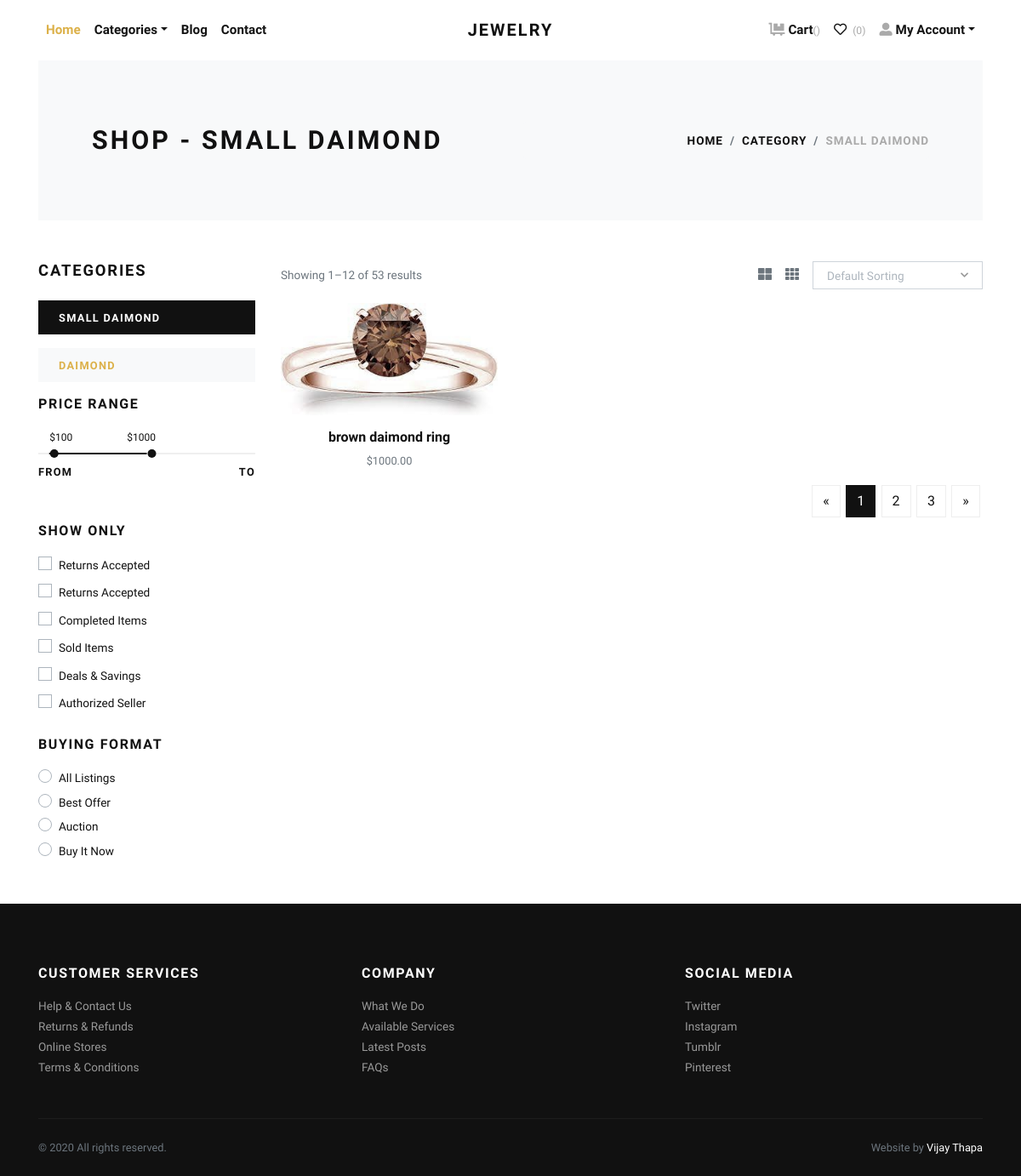
Page /small-daimond/ (signed in) on the committed database.
### japp/models.py (models this page shows, shortened)
class Category(models.Model):
    title = models.CharField(max_length=50, verbose_name="Category Title")
    slug = models.SlugField(max_length=55, verbose_name="Category Slug")
    description = models.TextField(blank=True, verbose_name="Category Description")
    category_image = models.ImageField(upload_to='category', blank=True, null=True, verbose_name="Category Image")
    is_active = models.BooleanField(verbose_name="Is Active?")
    is_featured = models.BooleanField(verbose_name="Is Featured?")
    created_at = models.DateTimeField(auto_now_add=True, verbose_name="Created Date")
    updated_at = models.DateTimeField(auto_now=True, verbose_name="Updated Date")
    class Meta:
        verbose_name_plural = 'Categories'
        ordering = ('-created_at', )

class Product(models.Model):
    title = models.CharField(max_length=150, verbose_name="Product Title")
    slug = models.SlugField(max_length=160, verbose_name="Product Slug")
    sku = models.CharField(max_length=255, unique=True, verbose_name="Unique Product ID (SKU)")
    short_description = models.TextField(verbose_name="Short Description")
    detail_description = models.TextField(blank=True, null=True, verbose_name="Detail Description")
    product_image = models.ImageField(upload_to='product', blank=True, null=True, verbose_name="Product Image")
    price = models.DecimalField(max_digits=8, decimal_places=2)
    category = models.ForeignKey(Category, verbose_name="Product Categoy", on_delete=models.CASCADE)
    is_active = models.BooleanField(verbose_name="Is Active?")
    is_featured = models.BooleanField(verbose_name="Is Featured?")
    created_at = models.DateTimeField(auto_now_add=True, verbose_name="Created Date")
    updated_at = models.DateTimeField(auto_now=True, verbose_name="Updated Date")
    class Meta:
        verbose_name_plural = 'Products'
        ordering = ('-created_at', )

### japp/views.py (the view)
# urls.py: path('<slug:slug>/', views.category_products, name="category-products"),
def category_products(request, slug):
    category = get_object_or_404(Category, slug=slug)
    products = Product.objects.filter(is_active=True, category=category)
    categories = Category.objects.filter(is_active=True)
    context = {
        'category': category,
        'products': products,
        'categories': categories,
    }
    return render(request, 'store/category_products.html', context)

### japp/templates/store/category_products.html (shortened to what this page needs)
{% extends 'base.html' %}
{% load static %}
    {% block content %}
      <div class="container">
        <section class="py-5 bg-light">
          <div class="container">
            <div class="row px-4 px-lg-5 py-lg-4 align-items-center">
              <div class="col-lg-6">
                <h1 class="h2 text-uppercase mb-0">Shop - {{category.title}}</h1>
              </div>
              <div class="col-lg-6 text-lg-right">
                <nav aria-label="breadcrumb">
                  <ol class="breadcrumb justify-content-lg-end mb-0 px-0">
                    <li class="breadcrumb-item"><a href="{% url 'japp:home' %}">Home</a></li>
                    <li class="breadcrumb-item"><a href="{% url 'japp:all-categories' %}">Category</a></li>
                    <li class="breadcrumb-item active" aria-current="page">{{category.title}}</li>
                  </ol>
                </nav>
              </div>
            </div>
          </div>
        </section>
        <section class="py-5">
          <div class="container p-0">
            <div class="row">
              <div class="col-lg-3 order-2 order-lg-1">
                <h5 class="text-uppercase mb-4">Categories</h5>
                {% if categories %}
                  {% for cat in categories %}
                    <a href="{% url 'japp:category-products' cat.slug %}">
                      <div class="py-2 px-4 {% if category == cat %}bg-dark text-white {% else %}bg-light{% endif %} mb-3">
                        <strong class="small text-uppercase font-weight-bold">{{cat.title}}</strong>
                      </div>
                    </a>
                  {% endfor %}
                {% endif %}
                <h6 class="text-uppercase mb-4">Price range</h6>
                <div class="price-range pt-4 mb-5">
                  <div id="range"></div>
                  <div class="row pt-2">
                    <div class="col-6"><strong class="small font-weight-bold text-uppercase">From</strong></div>
                    <div class="col-6 text-right"><strong class="small font-weight-bold text-uppercase">To</strong></div>
                  </div>
                </div>
                <h6 class="text-uppercase mb-3">Show only</h6>
                <div class="custom-control custom-checkbox mb-1">
                  <label class="custom-control-label text-small" for="customCheck1">Returns Accepted</label>
                </div>
                <div class="custom-control custom-checkbox mb-1">
                  <label class="custom-control-label text-small" for="customCheck2">Returns Accepted</label>
                </div>
                <div class="custom-control custom-checkbox mb-1">
                  <label class="custom-control-label text-small" for="customCheck3">Completed Items</label>
                </div>
                <div class="custom-control custom-checkbox mb-1">
                  <label class="custom-control-label text-small" for="customCheck4">Sold Items</label>
                </div>
                <div class="custom-control custom-checkbox mb-1">
                  <label class="custom-control-label text-small" for="customCheck5">Deals &amp; Savings</label>
                </div>
                <div class="custom-control custom-checkbox mb-4">
                  <label class="custom-control-label text-small" for="customCheck6">Authorized Seller</label>
                </div>
                <h6 class="text-uppercase mb-3">Buying format</h6>
                <div class="custom-control custom-radio">
                  <label class="custom-control-label text-small" for="customRadio1">All Listings</label>
                </div>
                <div class="custom-control custom-radio">
                  <label class="custom-control-label text-small" for="customRadio2">Best Offer</label>
                </div>
                <div class="custom-control custom-radio">
                  <label class="custom-control-label text-small" for="customRadio3">Auction</label>
                </div>
                <div class="custom-control custom-radio">
                  <label class="custom-control-label text-small" for="customRadio4">Buy It Now</label>
                </div>
              </div>
              <div class="col-lg-9 order-1 order-lg-2 mb-5 mb-lg-0">
                <div class="row mb-3 align-items-center">
                  <div class="col-lg-6 mb-2 mb-lg-0">
                    <p class="text-small text-muted mb-0">Showing 1–12 of 53 results</p>
                  </div>
                  <div class="col-lg-6">
                    <ul class="list-inline d-flex align-items-center justify-content-lg-end mb-0">
                      <li class="list-inline-item text-muted mr-3"><a class="reset-anchor p-0" href="#"><i class="fas fa-th-large"></i></a></li>
                      <li class="list-inline-item text-muted mr-3"><a class="reset-anchor p-0" href="#"><i class="fas fa-th"></i></a></li>
                      <li class="list-inline-item">
                      </li>
                    </ul>
                  </div>
                </div>
                <div class="row">
                  {% if products %}
                    {% for product in products %}
                      <div class="col-lg-4 col-sm-6">
                        <div class="product text-center">
                          <div class="mb-3 position-relative">
                            <a class="d-block" href="{% url 'japp:product-detail' product.slug %}">
                              {% if product.product_image %}
                                <img class="img-fluid w-100" src="{{product.product_image.url}}" alt="{{product.title}}">
                              {% else %}
                                <img class="img-fluid w-100" src="{% static 'img/product-1.jpg' %}" alt="{{product.title}}">
                              {% endif %}
                            </a>
                          </div>
                          <h6> <a class="reset-anchor" href="{% url 'japp:product-detail' product.slug %}">{{product.title}}</a></h6>
                          <p class="small text-muted">${{product.price}}</p>
                        </div>
                      </div>
                    {% endfor %}
                  {% endif %}
                </div>
                <nav aria-label="Page navigation example">
                  <ul class="pagination justify-content-center justify-content-lg-end">
                    <li class="page-item"><a class="page-link" href="#" aria-label="Previous"><span aria-hidden="true">«</span></a></li>
                    <li class="page-item active"><a class="page-link" href="#">1</a></li>
                    <li class="page-item"><a class="page-link" href="#">2</a></li>
                    <li class="page-item"><a class="page-link" href="#">3</a></li>
                    <li class="page-item"><a class="page-link" href="#" aria-label="Next"><span aria-hidden="true">»</span></a></li>
                  </ul>
                </nav>
              </div>
            </div>
          </div>
        </section>
      </div>
      {% endblock content %}

### static/css/style.default.css (style rules this page uses)
.text-small { font-size: 0.85rem !important; }
strong { font-weight: 700; }
.product img { -webkit-filter: grayscale(40%); filter: grayscale(40%); transition: all 0.3s; }
.text-uppercase { text-transform: uppercase; letter-spacing: 0.1em; }
.reset-anchor { color: inherit; transition: all 0.3s; }
.noUi-target { background: #efefef; border-radius: 0; border: none; box-shadow: none; }
.noUi-horizontal { height: 2px; }
body { font-family: "Libre Franklin", sans-serif; font-size: 1rem; font-weight: 400; line-height: 1.5; color: #111111; background-color: #fff; }
a { color: #dcb14a; text-decoration: none; }
h1, h2, h3, h4, h5, h6, .h1, .h2, .h3, .h4, .h5, .h6 { margin-bottom: 0.5rem; font-family: inherit; font-weight: 900; line-height: 1.2; color: inherit; }
h1, .h1 { font-size: 2.2rem; }
h2, .h2 { font-size: 1.9rem; }
h5, .h5 { font-size: 1.15rem; }
h6, .h6 { font-size: 1rem; }
small, .small { font-size: 80%; font-weight: 400; }
.page-item:first-child .page-link { border-top-left-radius: 0; border-bottom-left-radius: 0; }
.page-item:last-child .page-link { border-top-right-radius: 0; border-bottom-right-radius: 0; }
.page-item.active .page-link { color: #fff; background-color: #111111; border-color: #111111; }
.page-link { padding: 0.5rem 0.75rem; line-height: 1.25; color: #111111; background-color: none; border: 1px solid #eee; margin: 0.2rem; transition: all 0.3s; }
.bg-light { background-color: #f8f9fa !important; }
.bg-dark { background-color: #111111 !important; }
.custom-checkbox .custom-control-label::before { border-radius: 0; }
.custom-radio .custom-control-label::before { border-radius: 50%; }
.custom-control-label { font-weight: 400; line-height: 2.1em; cursor: pointer; }
.breadcrumb { background: #f8f9fa; }
.breadcrumb-item { font-size: 0.85rem; text-transform: uppercase; letter-spacing: 0.07em; font-weight: 900; color: #111111; }
.breadcrumb-item a { color: inherit; transition: all 0.3s; }
.breadcrumb-item.active { color: #aaa; }

### rows in the picture
Category: title "SMALL DAIMOND"
Category: title "DAIMOND"
Product: product_image (picture), title "brown daimond ring", price "1000.00"
